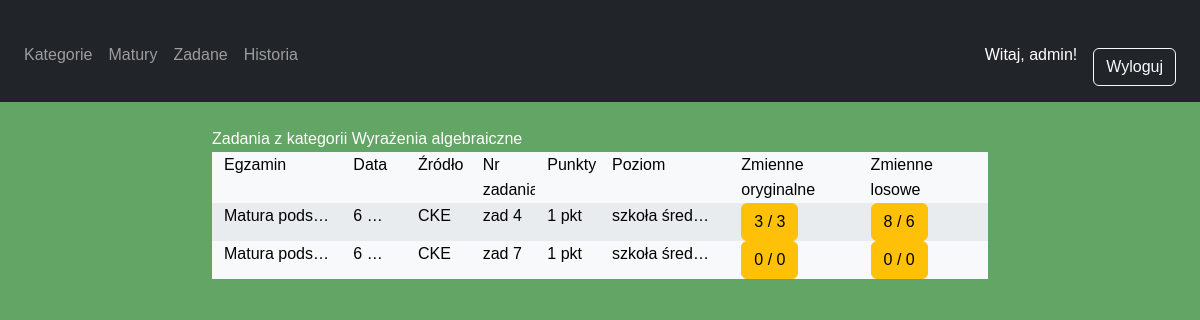
Page /matematyka/category/2/tasks/ (signed in) on the earlier database version.
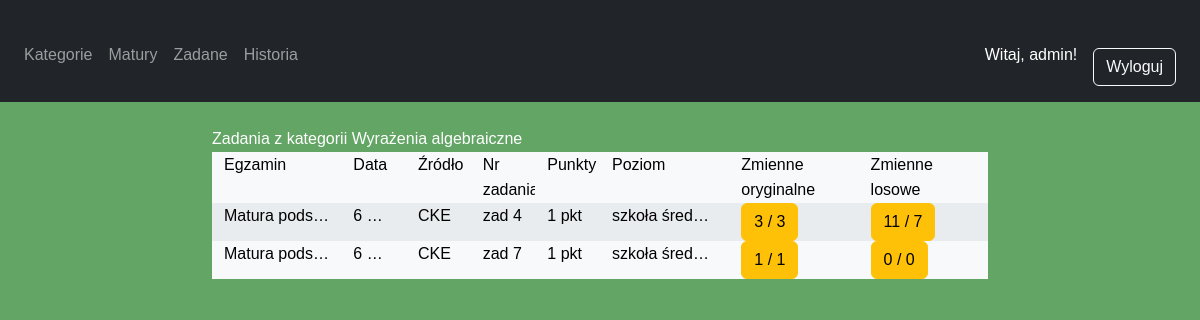
Same page on the later database version.
### matematyka/models.py (models this page shows, shortened)
class Task(models.Model):
    content = models.TextField()
    points = models.IntegerField(null=True, blank=True)
    category = models.ManyToManyField(Category, related_name='tasks')
    task_group = models.ForeignKey(TaskGroup, on_delete=models.SET_NULL,blank=True,null=True, related_name='tasks')
    task_level = models.ForeignKey(TaskLevel, on_delete=models.SET_NULL,blank=True,null=True, related_name='tasks')
    exam_date = models.DateField(null=True, blank=True)
    source = models.ForeignKey(Source, on_delete=models.SET_NULL, null=True, blank=True, related_name='tasks')
    hint = models.TextField(null=True, blank=True)
    sub_number = models.CharField(max_length=10, null=True, blank=True)
    task_type = models.ForeignKey(TaskType, on_delete=models.SET_NULL, null=True, blank=True, related_name='tasks')

class TaskLevel(models.Model):
    exam_level = models.CharField(max_length=100, null=True, blank=True)
    school_level = models.CharField(max_length=100, null=True, blank=True)
    class_number = models.IntegerField(null=True, blank=True)
    class Meta:
        unique_together = (('exam_level', 'school_level', 'class_number'),)

class Source(models.Model):
    name = models.CharField(max_length=100, unique=True)
    def __str__(self):
        return self.name

### matematyka/views.py (the view)
# urls.py: path('category/<int:pk>/tasks/', views.CategoryTasksView.as_view(), name='category_tasks'),
class CategoryTasksView(generic.DetailView):
    model = Category
    template_name = 'matematyka/category_tasks.html'
    context_object_name = 'category'
    def get(self, request, *args, **kwargs):
        self.object = self.get_object()
        request.session['origin'] = {
            'type': 'category',
            'id': self.object.id
        }
        context = self.get_context_data(object=self.object)
        return self.render_to_response(context)
    def get_context_data(self, **kwargs):
        context = super().get_context_data(**kwargs)
        category_tasks = self.object.tasks.all()
        issues = Issue.objects.filter(task__category=self.object)
        user = self.request.user if self.request.user.is_authenticated else None
        user_answers = UserAnswer.objects.filter(
            issue__in=issues,
            user=user
        ).select_related('issue', 'issue__task').prefetch_related('answer_options')
        total_attempts_original = defaultdict(int)
        correct_attempts_original = defaultdict(int)
        total_attempts_random = defaultdict(int)
        correct_attempts_random = defaultdict(int)
        for ua in user_answers:
            answer_option = ua.answer_options.first()
            if answer_option:
                if ua.issue.variable_is_random:
                    total_attempts_random[ua.issue.task_id] += 1
                    if answer_option.is_correct:
                        correct_attempts_random[ua.issue.task_id] += 1
                else:
                    total_attempts_original[ua.issue.task_id] += 1
                    if answer_option.is_correct:
                        correct_attempts_original[ua.issue.task_id] += 1
        tasks = []
        for task in category_tasks:
            tasks.append({
                'task': task,
                'total_attempts_original': total_attempts_original[task.id],
                'correct_attempts_original': correct_attempts_original[task.id],
                'total_attempts_random': total_attempts_random[task.id],
                'correct_attempts_random': correct_attempts_random[task.id],
            })
        context['tasks'] = tasks
        return context

### matematyka/templates/matematyka/category_tasks.html (shortened to what this page needs)
{% extends 'base.html' %}
{% block content %}
{% block title %}
{% if category %}
Zadania z kategorii {{ category.name }}
{% elif exam %}
Zadania z egzaminu {{ exam.level }} {{ exam.date }} ({{ exam.source }})
{% endif %}
{% endblock %}
<div class="container custom-grid text-black">
    <div class="row">
        <div class="col-lg-2">Egzamin</div>
        <div class="col-lg-1">Data</div>
        <div class="col-lg-1">Źródło</div>
        <div class="col-lg-1">Nr zadania</div>
        <div class="col-lg-1">Punkty</div>
        <div class="col-lg-2">Poziom</div>
        <div class="col-lg-2">Zmienne oryginalne</div>
        <div class="col-lg-2">Zmienne losowe</div>
    </div>
    {% for task in tasks %}
    <div class="row">
        <div class="col-lg-2">
            <div class="list-group-item list-group-item-action short-content text-black">
                {{ task.task.task_level.exam_level }}
            </div>
        </div>
        <div class="col-lg-1">
            <div class="list-group-item list-group-item-action short-content text-black">
                {{ task.task.exam_date }}
            </div>
        </div>
        <div class="col-lg-1">
            <div class="list-group-item list-group-item-action short-content text-black">
                {{ task.task.source }}
            </div>
        </div>
        <div class="col-lg-1">
            <div class="list-group-item list-group-item-action short-content text-black">
                zad {{ task.task.sub_number }}
            </div>
        </div>
        <div class="col-lg-1">
            <div class="list-group-item list-group-item-action short-content text-black">
                {{ task.task.points }} pkt
            </div>
        </div>
        <div class="col-lg-2">
            <div class="list-group-item list-group-item-action short-content text-black">
                {{ task.task.task_level.school_level }} kl.{{ task.task_level.class_number }}
            </div>
        </div>
        <div class="col-lg-2">
            <div class="list-group-item list-group-item-action short-content text-black">
                <a href="{% url 'start_issue' task.task.id %}" class="btn btn-warning">
                    {% if user.is_authenticated %}
                    {{ task.total_attempts_original }} / {{ task.correct_attempts_original }}
                    {% else %}
                    Start
                    {% endif %}
                </a>
            </div>
        </div>
        <div class="col-lg-2">
            <div class="list-group-item list-group-item-action short-content text-black">
                <a href="{% url 'start_issue' task.task.id %}?random=true" , class="btn btn-warning">
                    {% if user.is_authenticated %}
                    {{ task.total_attempts_random }} / {{ task.correct_attempts_random }}
                    {% else %}
                    Start
                    {% endif %}
                </a>
            </div>
        </div>
    </div>
    {% endfor %}
</div>
{% endblock %}

Differences in the rows shown:
computed for Task (number 1 of 2 on the later page): total_attempts_random "8" → "11"; correct_attempts_random "6" → "7"
changed Task (number 2 of 2 on the later page): total_attempts_original "0" → "1"; correct_attempts_original "0" → "1"
